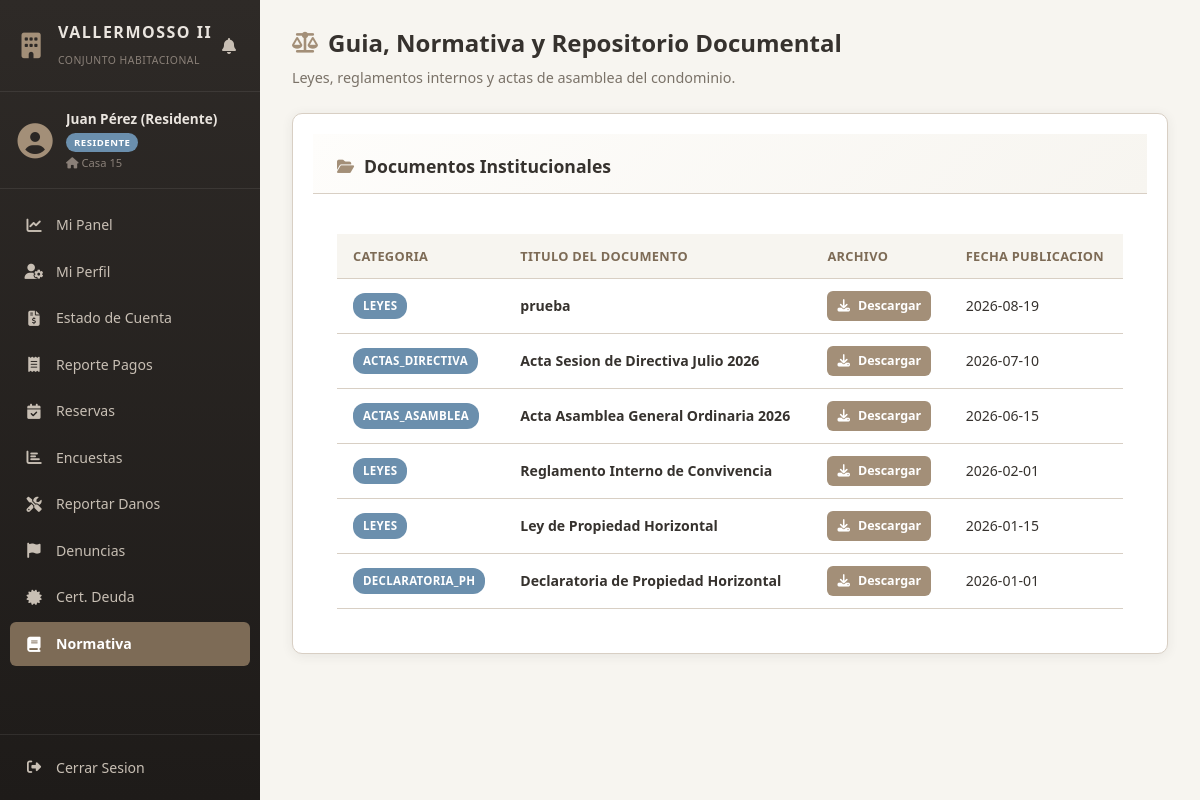
The page /views/residente/normativa.php (signed in) on the database its author committed.
### tables this page shows
CREATE TABLE `documentos_directiva` (
  `id_documento` int(11) NOT NULL,
  `titulo` varchar(150) NOT NULL,
  `categoria` enum('LEYES','ACTAS_ASAMBLEA','ACTAS_DIRECTIVA','DECLARATORIA_PH') NOT NULL,
  `archivo_url` varchar(255) NOT NULL,
  `fecha_publicacion` date NOT NULL
);

### config/db.php (called while the page is built, shortened)
<?php
class Database {
    private static $host = 'localhost';
    private static $db_name = 'vallermosso2_db';
    private static $username = 'root';
    private static $password = '';
    private static $conn = null;
    public static function obtenerConexion() {
        if (self::$conn === null) {
            try {
                self::$conn = new PDO(
                    "mysql:host=" . self::$host . ";dbname=" . self::$db_name . ";charset=utf8mb4",
                    self::$username,
                    self::$password,
                    [
                        PDO::ATTR_ERRMODE => PDO::ERRMODE_EXCEPTION,
                        PDO::ATTR_DEFAULT_FETCH_MODE => PDO::FETCH_ASSOC
                    ]
                );
            } catch (PDOException $e) {
                die("Error de conexión a la base de datos: " . $e->getMessage());
            }
        }
        return self::$conn;
    }
    public static function connect() {
        return self::obtenerConexion();
    }
}

### models/Directiva.php (called while the page is built, shortened)
<?php
require_once __DIR__ . '/../config/db.php';
class Directiva {
    private $db;
    public function __construct() {
        $this->db = Database::connect();
    }
    public function obtenerDocumentos() {
        $stmt = $this->db->query("SELECT * FROM documentos_directiva ORDER BY fecha_publicacion DESC");
        return $stmt->fetchAll();
    }
}
?>

### views/residente/normativa.php (the view, shortened to what this page needs)
<?php
require_once __DIR__ . '/../../models/Directiva.php';
$directivaModel = new Directiva();
$documentos = $directivaModel->obtenerDocumentos();
?>
<!DOCTYPE html>
<html lang="es">
<head>
    <link rel="stylesheet" href="../../public/css/style.css">
    <link rel="stylesheet" href="https://cdnjs.cloudflare.com/ajax/libs/font-awesome/6.4.0/css/all.min.css">
</head>
<body>
<div class="app-layout">
    <?php include_once __DIR__ . '/../sidebar.php'; ?>
    <main class="main-content">
        <header class="content-header">
            <h1><i class="fa-solid fa-scale-balanced"></i> Guia, Normativa y Repositorio Documental</h1>
            <p class="subtitle">Leyes, reglamentos internos y actas de asamblea del condominio.</p>
        </header>
        <section class="card">
            <div class="card-header">
                <h2><i class="fa-solid fa-folder-open"></i> Documentos Institucionales</h2>
            </div>
            <div class="card-body">
                <div class="table-responsive">
                    <table class="table">
                        <thead>
                            <tr>
                                <th>Categoria</th>
                                <th>Titulo del Documento</th>
                                <th>Archivo</th>
                                <th>Fecha Publicacion</th>
                            </tr>
                        </thead>
                        <tbody>
                            <?php if (empty($documentos)): ?>
                                <tr>
                                    <td colspan="3" class="text-center">No hay documentos publicados aun.</td>
                                </tr>
                            <?php else: ?>
                                <?php foreach ($documentos as $d): ?>
                                    <tr>
                                        <td><span class="badge badge-info"><?= htmlspecialchars($d['categoria'] ?? $d['tipo'] ?? 'Documento') ?></span></td>
                                        <td><strong><?= htmlspecialchars($d['titulo']) ?></strong></td>
                                        <td>
                                            <?php if (!empty($d['archivo_url'])): ?>
                                                <a href="/VallermossoII/<?= htmlspecialchars($d['archivo_url']) ?>" target="_blank" class="btn btn-sm btn-primary">
                                                    <i class="fa-solid fa-download"></i> Descargar
                                                </a>
                                            <?php else: ?>
                                                <span style="color: var(--text-muted);">-</span>
                                            <?php endif; ?>
                                        </td>
                                        <td><?= htmlspecialchars($d['fecha_publicacion'] ?? date('Y-m-d')) ?></td>
                                    </tr>
                                <?php endforeach; ?>
                            <?php endif; ?>
                        </tbody>
                    </table>
                </div>
            </div>
        </section>
    </main>
</div>
</body>
</html>

### public/css/style.css (style rules this page uses)
:root { --bg-main: #F7F5F0; --bg-card: #FFFFFF; --primary: #A38F78; --primary-dark: #7D6B56; --secondary: #D8CFC4; --accent: #6E7E65; --danger: #B86B61; --text-main: #36322E; --text-muted: #7A7268; --sidebar-bg: #2E2A27; --sidebar-hover: #3E3732; --sidebar-active: #4A3F38; --sidebar-text: #C8BFB4; --sidebar-text-active: #FFFFFF; --sidebar-width: 260px; --sidebar-collapsed-width: 70px; --shadow: 0 2px 12px rgba(54, 50, 46, 0.08); --shadow-lg: 0 8px 24px rgba(54, 50, 46, 0.12); --radius: 10px; --radius-sm: 6px; --transition: all 0.3s cubic-bezier(0.4, 0, 0.2, 1); }
* { box-sizing: border-box; margin: 0; padding: 0; font-family: 'Segoe UI', Tahoma, Geneva, Verdana, sans-serif; }
body { background-color: var(--bg-main); color: var(--text-main); line-height: 1.6; overflow-x: hidden; }
.app-layout { display: flex; min-height: 100vh; }
.main-content { flex: 1; margin-left: var(--sidebar-width); padding: 30px; transition: var(--transition); min-height: 100vh; }
.content-header { margin-bottom: 28px; }
.content-header h1 { font-size: 1.5rem; font-weight: 700; color: var(--primary-dark); margin-bottom: 4px; display: flex; align-items: center; gap: 10px; }
.content-header h1 i { color: var(--primary); font-size: 1.3rem; }
.content-header .subtitle { color: var(--text-muted); font-size: 0.9rem; }
.card { background: var(--bg-card); border: 1px solid var(--secondary); border-radius: var(--radius); box-shadow: var(--shadow); overflow: hidden; margin-bottom: 24px; }
.card-header { padding: 18px 24px; border-bottom: 1px solid var(--secondary); background: linear-gradient(135deg, #FEFDFB 0%, #F7F5F0 100%); }
.card-header h2 { font-size: 1.05rem; font-weight: 700; color: var(--primary-dark); display: flex; align-items: center; gap: 10px; margin: 0; }
.card-header h2 i { color: var(--primary); font-size: 0.95rem; }
.card-body { padding: 24px; }
.btn { display: inline-flex; align-items: center; gap: 8px; padding: 10px 20px; font-size: 0.9rem; font-weight: 600; border: none; border-radius: var(--radius-sm); cursor: pointer; text-decoration: none; text-align: center; transition: var(--transition); white-space: nowrap; }
.btn-primary { background-color: var(--primary); color: #FFFFFF; }
.btn-sm { padding: 6px 12px; font-size: 0.8rem; }
.table-responsive { overflow-x: auto; -webkit-overflow-scrolling: touch; }
.table { width: 100%; border-collapse: collapse; }
.table th, .table td { padding: 12px 16px; text-align: left; border-bottom: 1px solid var(--secondary); font-size: 0.88rem; }
.table th { background-color: var(--bg-main); color: var(--primary-dark); font-weight: 700; font-size: 0.8rem; text-transform: uppercase; letter-spacing: 0.3px; white-space: nowrap; }
.badge { display: inline-block; padding: 4px 10px; border-radius: 12px; font-size: 0.72rem; font-weight: 700; text-transform: uppercase; letter-spacing: 0.3px; white-space: nowrap; }
.badge-info { background: #E3EFF7; color: #3D6B8A; }

### rows shown on the page
documentos_directiva: categoria "LEYES", titulo "prueba", fecha_publicacion "2026-08-19"
documentos_directiva: categoria "ACTAS_DIRECTIVA", titulo "Acta Sesion de Directiva Julio 2026", fecha_publicacion "2026-07-10"
documentos_directiva: categoria "ACTAS_ASAMBLEA", titulo "Acta Asamblea General Ordinaria 2026", fecha_publicacion "2026-06-15"
documentos_directiva: categoria "LEYES", titulo "Reglamento Interno de Convivencia", fecha_publicacion "2026-02-01"
documentos_directiva: categoria "LEYES", titulo "Ley de Propiedad Horizontal", fecha_publicacion "2026-01-15"
documentos_directiva: categoria "DECLARATORIA_PH", titulo "Declaratoria de Propiedad Horizontal", fecha_publicacion "2026-01-01"

### other values the page prints
$nombre "Juan Pérez (Residente)"
$rol "RESIDENTE"
$vivienda "Casa 15"
$item['label'] "Mi Panel"
$item['label'] "Mi Perfil"
$item['label'] "Estado de Cuenta"
$item['label'] "Reporte Pagos"
$item['label'] "Reservas"
$item['label'] "Encuestas"
$item['label'] "Reportar Danos"
$item['label'] "Denuncias"
$item['label'] "Cert. Deuda"
$item['label'] "Normativa"
